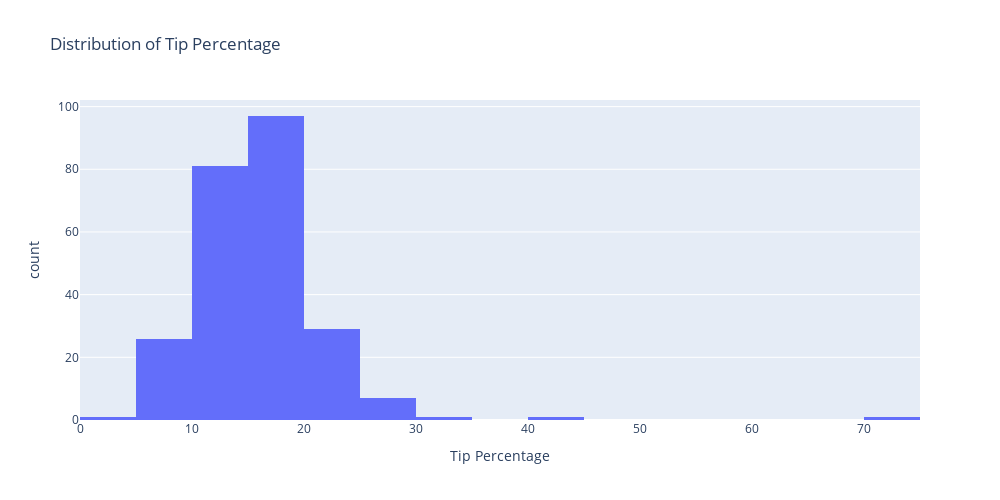
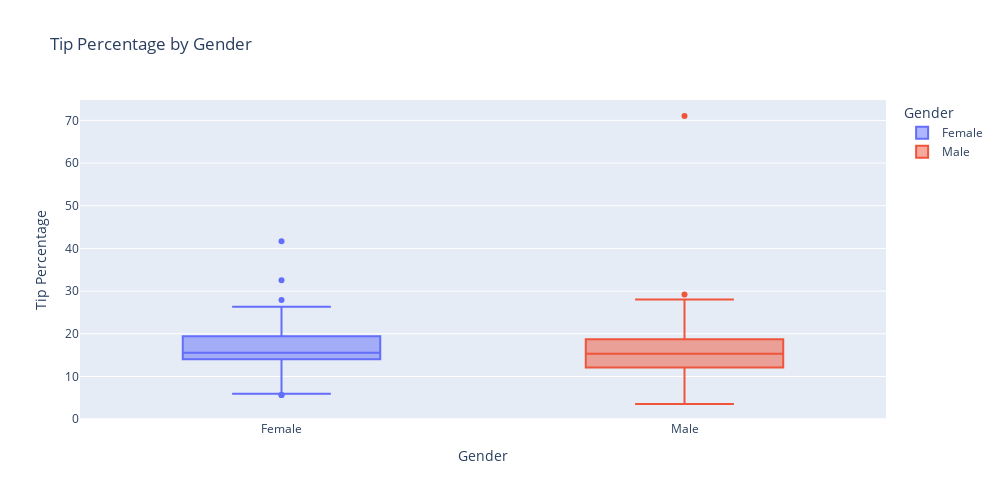
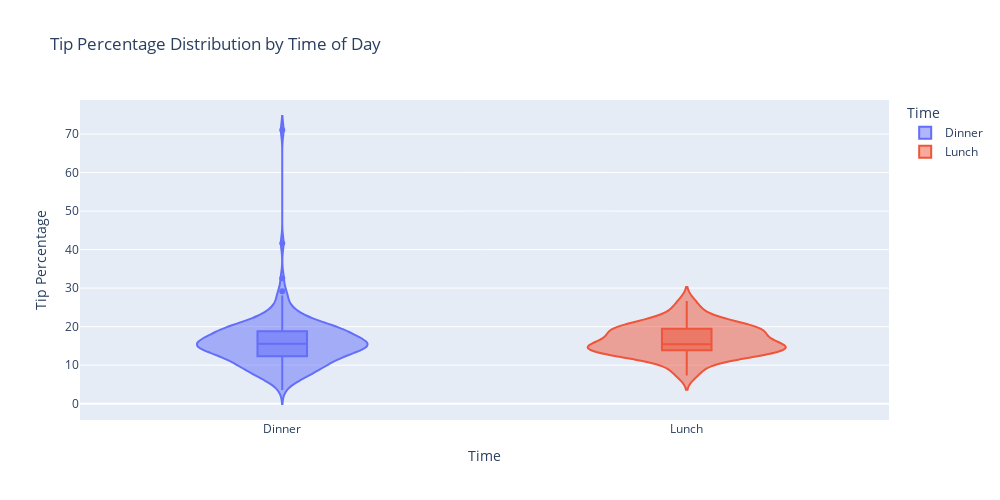

Notebook code cell kept with these figures, in order:
### Code cell
# 1. Histogram of Tip Percentage
fig1 = px.histogram(
    df, x="tip_percentage",
    title="Distribution of Tip Percentage",
    labels={"tip_percentage": "Tip Percentage"},
    nbins=30,
    width=1000, height=500
)
fig1.show()

# 2. Box Plot of Tip Percentage by Gender
fig2 = px.box(
    df, x="sex", y="tip_percentage", color="sex",
    title="Tip Percentage by Gender",
    labels={"tip_percentage": "Tip Percentage", "sex": "Gender"},
    width=1000, height=500
)
fig2.show()

# 3. Violin Plot of Tip Percentage by Time (Lunch/Dinner)
fig3 = px.violin(
    df, x="time", y="tip_percentage", color="time", box=True,
    title="Tip Percentage Distribution by Time of Day",
    labels={"tip_percentage": "Tip Percentage", "time": "Time"},
    width=1000, height=500
)
fig3.show()

### Figure 1 — Plotly figure (JSON) as saved in the notebook; plotly's stock layout.template omitted (floating-point values rounded to 4 significant figures; data arrays with more than 128 entries replaced by an {"elided": "..."} marker saying what was removed)
{"data": [{"bingroup": "x", "hovertemplate": "Tip Percentage=%{x}<br>count=%{y}<extra></extra>", "legendgroup": "", "marker": {"color": "#636efa", "pattern": {"shape": ""}}, "name": "", "nbinsx": 30, "orientation": "v", "showlegend": false, "type": "histogram", "x": {"elided": "244 float values"}, "xaxis": "x", "yaxis": "y"}], "layout": {"barmode": "relative", "height": 500, "legend": {"tracegroupgap": 0}, "title": {"text": "Distribution of Tip Percentage"}, "width": 1000, "xaxis": {"anchor": "y", "domain": [0, 1], "title": {"text": "Tip Percentage"}}, "yaxis": {"anchor": "x", "domain": [0, 1], "title": {"text": "count"}}}}

### Figure 2 — Plotly figure (JSON) as saved in the notebook; plotly's stock layout.template omitted (floating-point values rounded to 4 significant figures; data arrays with more than 128 entries replaced by an {"elided": "..."} marker saying what was removed)
{"data": [{"alignmentgroup": "True", "hovertemplate": "Gender=%{x}<br>Tip Percentage=%{y}<extra></extra>", "legendgroup": "Female", "marker": {"color": "#636efa"}, "name": "Female", "notched": false, "offsetgroup": "Female", "orientation": "v", "showlegend": true, "type": "box", "x": ["Female", "Female", "Female", "Female", "Female", "Female", "Female", "Female", "Female", "Female", "Female", "Female", "Female", "Female", "Female", "Female", "Female", "Female", "Female", "Female", "Female", "Female", "Female", "Female", "Female", "Female", "Female", "Female", "Female", "Female", "Female", "Female", "Female", "Female", "Female", "Female", "Female", "Female", "Female", "Female", "Female", "Female", "Female", "Female", "Female", "Female", "Female", "Female", "Female", "Female", "Female", "Female", "Female", "Female", "Female", "Female", "Female", "Female", "Female", "Female", "Female", "Female", "Female", "Female", "Female", "Female", "Female", "Female", "Female", "Female", "Female", "Female", "Female", "Female", "Female", "Female", "Female", "Female", "Female", "Female", "Female", "Female", "Female", "Female", "Female", "Female", "Female"], "x0": " ", "xaxis": "x", "y": [5.94, 14.68, 14.18, 20.36, 16.17, 20.62, 13.55, 14.14, 15.27, 19.92, 11.84, 18.13, 25.27, 14.94, 5.68, 15.02, 32.57, 17.57, 11.69, 19.78, 14.94, 18.17, 14.84, 17.39, 26.35, 14.29, 22.03, 19.51, 5.64, 15.52, 19.5, 27.95, 13.79, 15.56, 20.22, 14.08, 14.48, 12.13, 12.52, 20.19, 14.09, 13.77, 17.57, 13.96, 13.43, 16.31, 17.8, 14.69, 19.36, 14.13, 20.9, 20.03, 18.48, 14.0, 17.96, 7.3, 13.73, 17.22, 15.0, 19.49, 12.34, 17.13, 15.2, 18.81, 41.67, 16.75, 19.28, 21.15, 11.6, 15.38, 15.78, 15.38, 15.24, 19.61, 17.48, 18.84, 23.07, 8.53, 10.25, 25.93, 18.77, 15.37, 19.82, 13.02, 13.03, 7.36, 15.97], "y0": " ", "yaxis": "y"}, {"alignmentgroup": "True", "hovertemplate": "Gender=%{x}<br>Tip Percentage=%{y}<extra></extra>", "legendgroup": "Male", "marker": {"color": "#EF553B"}, "name": "Male", "notched": false, "offsetgroup": "Male", "orientation": "v", "showlegend": true, "type": "box", "x": {"elided": "157 str values"}, "x0": " ", "xaxis": "x", "y": {"elided": "157 float values"}, "y0": " ", "yaxis": "y"}], "layout": {"boxmode": "overlay", "height": 500, "legend": {"title": {"text": "Gender"}, "tracegroupgap": 0}, "title": {"text": "Tip Percentage by Gender"}, "width": 1000, "xaxis": {"anchor": "y", "categoryarray": ["Female", "Male"], "categoryorder": "array", "domain": [0, 1], "title": {"text": "Gender"}}, "yaxis": {"anchor": "x", "domain": [0, 1], "title": {"text": "Tip Percentage"}}}}

### Figure 3 — Plotly figure (JSON) as saved in the notebook; plotly's stock layout.template omitted (floating-point values rounded to 4 significant figures; data arrays with more than 128 entries replaced by an {"elided": "..."} marker saying what was removed)
{"data": [{"alignmentgroup": "True", "box": {"visible": true}, "hovertemplate": "Time=%{x}<br>Tip Percentage=%{y}<extra></extra>", "legendgroup": "Dinner", "marker": {"color": "#636efa"}, "name": "Dinner", "offsetgroup": "Dinner", "orientation": "v", "scalegroup": "True", "showlegend": true, "type": "violin", "x": {"elided": "176 str values"}, "x0": " ", "xaxis": "x", "y": {"elided": "176 float values"}, "y0": " ", "yaxis": "y"}, {"alignmentgroup": "True", "box": {"visible": true}, "hovertemplate": "Time=%{x}<br>Tip Percentage=%{y}<extra></extra>", "legendgroup": "Lunch", "marker": {"color": "#EF553B"}, "name": "Lunch", "offsetgroup": "Lunch", "orientation": "v", "scalegroup": "True", "showlegend": true, "type": "violin", "x": ["Lunch", "Lunch", "Lunch", "Lunch", "Lunch", "Lunch", "Lunch", "Lunch", "Lunch", "Lunch", "Lunch", "Lunch", "Lunch", "Lunch", "Lunch", "Lunch", "Lunch", "Lunch", "Lunch", "Lunch", "Lunch", "Lunch", "Lunch", "Lunch", "Lunch", "Lunch", "Lunch", "Lunch", "Lunch", "Lunch", "Lunch", "Lunch", "Lunch", "Lunch", "Lunch", "Lunch", "Lunch", "Lunch", "Lunch", "Lunch", "Lunch", "Lunch", "Lunch", "Lunch", "Lunch", "Lunch", "Lunch", "Lunch", "Lunch", "Lunch", "Lunch", "Lunch", "Lunch", "Lunch", "Lunch", "Lunch", "Lunch", "Lunch", "Lunch", "Lunch", "Lunch", "Lunch", "Lunch", "Lunch", "Lunch", "Lunch", "Lunch", "Lunch"], "x0": " ", "xaxis": "x", "y": [14.71, 13.18, 15.67, 15.43, 20.41, 18.17, 15.3, 12.7, 14.84, 15.35, 21.88, 23.67, 14.18, 14.08, 14.48, 12.13, 19.76, 12.52, 17.53, 12.54, 20.19, 14.09, 17.37, 13.77, 17.57, 9.55, 7.86, 13.96, 13.43, 16.31, 17.8, 14.69, 19.36, 14.13, 12.5, 20.9, 20.03, 19.53, 12.14, 18.48, 14.0, 17.96, 7.3, 13.73, 17.69, 26.63, 21.15, 9.0, 13.05, 24.13, 19.05, 19.34, 11.6, 15.38, 14.8, 21.38, 15.78, 15.38, 15.24, 19.48, 19.61, 18.09, 25.93, 22.38, 18.77, 11.77, 15.37, 19.82], "y0": " ", "yaxis": "y"}], "layout": {"height": 500, "legend": {"title": {"text": "Time"}, "tracegroupgap": 0}, "title": {"text": "Tip Percentage Distribution by Time of Day"}, "violinmode": "overlay", "width": 1000, "xaxis": {"anchor": "y", "categoryarray": ["Dinner", "Lunch"], "categoryorder": "array", "domain": [0, 1], "title": {"text": "Time"}}, "yaxis": {"anchor": "x", "domain": [0, 1], "title": {"text": "Tip Percentage"}}}}
